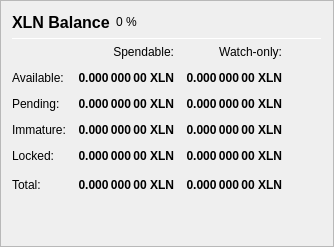
                   <widget class="QFrame" name="frame_Balances">
                    <property name="frameShape">
                     <enum>QFrame::StyledPanel</enum>
                    </property>
                    <property name="frameShadow">
                     <enum>QFrame::Raised</enum>
                    </property>
                    <layout class="QVBoxLayout" name="verticalLayout_4">
                     <item>
                      <layout class="QHBoxLayout" name="horizontalLayout_4">
                       <item>
                        <widget class="QLabel" name="label_5">
                         <property name="minimumSize">
                          <size>
                           <width>0</width>
                           <height>20</height>
                          </size>
                         </property>
                         <property name="font">
                          <font>
                           <pointsize>12</pointsize>
                           <weight>75</weight>
                           <bold>true</bold>
                          </font>
                         </property>
                         <property name="text">
                          <string>XLN Balance</string>
                         </property>
                        </widget>
                       </item>
                       <item>
                        <widget class="QLabel" name="labelXLNPercent">
                         <property name="text">
                          <string notr="true">0 %</string>
                         </property>
                         <property name="visible">
                           <bool>false</bool>
                         </property>
                        </widget>
                       </item>
                       <item>
                        <spacer name="horizontalSpacer_3">
                         <property name="orientation">
                          <enum>Qt::Horizontal</enum>
                         </property>
                         <property name="sizeHint" stdset="0">
                          <size>
                           <width>40</width>
                           <height>20</height>
                          </size>
                         </property>
                        </spacer>
                       </item>
                      </layout>
                     </item>
                     <item>
                      <widget class="Line" name="line_Balance">
                       <property name="minimumSize">
                        <size>
                         <width>0</width>
                         <height>1</height>
                        </size>
                       </property>
                       <property name="maximumSize">
                        <size>
                         <width>16777215</width>
                         <height>1</height>
                        </size>
                       </property>
                       <property name="orientation">
                        <enum>Qt::Horizontal</enum>
                       </property>
                      </widget>
                     </item>
                     <item>
                      <layout class="QGridLayout" name="gridLayout">
                       <property name="spacing">
                        <number>12</number>
                       </property>
                       <item row="0" column="1">
                        <widget class="QLabel" name="labelSpendable">
                         <property name="text">
                          <string>Spendable:</string>
                         </property>
                         <property name="alignment">
                          <set>Qt::AlignRight|Qt::AlignTrailing|Qt::AlignVCenter</set>
                         </property>
                        </widget>
                       </item>
                       <item row="0" column="2">
                        <widget class="QLabel" name="labelWatchonly">
                         <property name="text">
                          <string>Watch-only:</string>
                         </property>
                         <property name="alignment">
                          <set>Qt::AlignRight|Qt::AlignTrailing|Qt::AlignVCenter</set>
                         </property>
                        </widget>
                       </item>
                       <item row="1" column="0">
                        <widget class="QLabel" name="labelBalanceText">
                         <property name="text">
                          <string>Available:</string>
                         </property>
                        </widget>
                       </item>
                       <item row="1" column="1">
                        <widget class="QLabel" name="labelBalance">
                         <property name="font">
                          <font>
                           <weight>75</weight>
                           <bold>true</bold>
                          </font>
                         </property>
                         <property name="cursor">
                          <cursorShape>IBeamCursor</cursorShape>
                         </property>
                         <property name="toolTip">
                          <string>Your current spendable balance</string>
                         </property>
                         <property name="text">
                          <string notr="true">0.000 000 00 XLN</string>
                         </property>
                         <property name="alignment">
                          <set>Qt::AlignRight|Qt::AlignTrailing|Qt::AlignVCenter</set>
                         </property>
                         <property name="textInteractionFlags">
                          <set>Qt::LinksAccessibleByMouse|Qt::TextSelectableByKeyboard|Qt::TextSelectableByMouse</set>
                         </property>
                        </widget>
                       </item>
                       <item row="1" column="2">
                        <widget class="QLabel" name="labelWatchAvailable">
                         <property name="font">
                          <font>
                           <weight>75</weight>
                           <bold>true</bold>
                          </font>
                         </property>
                         <property name="cursor">
                          <cursorShape>IBeamCursor</cursorShape>
                         </property>
                         <property name="toolTip">
                          <string>Your current balance in watch-only addresses</string>
                         </property>
                         <property name="text">
                          <string notr="true">0.000 000 00 XLN</string>
                         </property>
                         <property name="alignment">
                          <set>Qt::AlignRight|Qt::AlignTrailing|Qt::AlignVCenter</set>
                         </property>
                         <property name="textInteractionFlags">
                          <set>Qt::LinksAccessibleByMouse|Qt::TextSelectableByKeyboard|Qt::TextSelectableByMouse</set>
                         </property>
                        </widget>
                       </item>
                       <item row="2" column="0">
                        <widget class="QLabel" name="labelPendingText">
                         <property name="text">
                          <string>Pending:</string>
                         </property>
                        </widget>
                       </item>
                       <item row="2" column="1">
                        <widget class="QLabel" name="labelUnconfirmed">
                         <property name="font">
                          <font>
                           <weight>75</weight>
                           <bold>true</bold>
                          </font>
                         </property>
                         <property name="cursor">
                          <cursorShape>IBeamCursor</cursorShape>
                         </property>
                         <property name="toolTip">
                          <string>Total of transactions that have yet to be confirmed, and do not yet count toward the spendable balance</string>
                         </property>
                         <property name="text">
                          <string notr="true">0.000 000 00 XLN</string>
                         </property>
                         <property name="alignment">
                          <set>Qt::AlignRight|Qt::AlignTrailing|Qt::AlignVCenter</set>
                         </property>
                         <property name="textInteractionFlags">
                          <set>Qt::LinksAccessibleByMouse|Qt::TextSelectableByKeyboard|Qt::TextSelectableByMouse</set>
                         </property>
                        </widget>
                       </item>
                       <item row="2" column="2">
                        <widget class="QLabel" name="labelWatchPending">
                         <property name="font">
                          <font>
                           <weight>75</weight>
                           <bold>true</bold>
                          </font>
                         </property>
                         <property name="cursor">
                          <cursorShape>IBeamCursor</cursorShape>
                         </property>
                         <property name="toolTip">
                          <string>Unconfirmed transactions to watch-only addresses</string>
                         </property>
                         <property name="text">
                          <string notr="true">0.000 000 00 XLN</string>
                         </property>
                         <property name="alignment">
                          <set>Qt::AlignRight|Qt::AlignTrailing|Qt::AlignVCenter</set>
                         </property>
                         <property name="textInteractionFlags">
                          <set>Qt::LinksAccessibleByMouse|Qt::TextSelectableByKeyboard|Qt::TextSelectableByMouse</set>
                         </property>
                        </widget>
                       </item>
                       <item row="3" column="0">
                        <widget class="QLabel" name="labelImmatureText">
                         <property name="text">
                          <string>Immature:</string>
                         </property>
                        </widget>
                       </item>
                       <item row="3" column="1">
                        <widget class="QLabel" name="labelImmature">
                         <property name="font">
                          <font>
                           <weight>75</weight>
                           <bold>true</bold>
                          </font>
                         </property>
                         <property name="cursor">
                          <cursorShape>IBeamCursor</cursorShape>
                         </property>
                         <property name="toolTip">
                          <string>Staked or masternode rewards that has not yet matured</string>
                         </property>
                         <property name="text">
                          <string notr="true">0.000 000 00 XLN</string>
                         </property>
                         <property name="alignment">
                          <set>Qt::AlignRight|Qt::AlignTrailing|Qt::AlignVCenter</set>
                         </property>
                         <property name="textInteractionFlags">
                          <set>Qt::LinksAccessibleByMouse|Qt::TextSelectableByKeyboard|Qt::TextSelectableByMouse</set>
                         </property>
                        </widget>
                       </item>
                       <item row="3" column="2">
                        <widget class="QLabel" name="labelWatchImmature">
                         <property name="font">
                          <font>
                           <weight>75</weight>
                           <bold>true</bold>
                          </font>
                         </property>
                         <property name="cursor">
                          <cursorShape>IBeamCursor</cursorShape>
                         </property>
                         <property name="toolTip">
                          <string>Staked or masternode rewards in watch-only addresses that has not yet matured</string>
                         </property>
                         <property name="text">
                          <string notr="true">0.000 000 00 XLN</string>
                         </property>
                         <property name="alignment">
                          <set>Qt::AlignRight|Qt::AlignTrailing|Qt::AlignVCenter</set>
                         </property>
                         <property name="textInteractionFlags">
                          <set>Qt::LinksAccessibleByMouse|Qt::TextSelectableByKeyboard|Qt::TextSelectableByMouse</set>
                         </property>
                        </widget>
                       </item>
                       <item row="4" column="0">
                        <widget class="QLabel" name="labelLockedBalanceText">
                         <property name="toolTip">
                          <string>Locked XLN or Masternode collaterals. These are excluded from zXLN minting.</string>
                         </property>
                         <property name="text">
                          <string>Locked:</string>
                         </property>
                        </widget>
                       </item>
                       <item row="4" column="1">
                        <widget class="QLabel" name="labelLockedBalance">
                         <property name="font">
                          <font>
                           <weight>75</weight>
                           <bold>true</bold>
                          </font>
                         </property>
                         <property name="cursor">
                          <cursorShape>IBeamCursor</cursorShape>
                         </property>
                         <property name="toolTip">
                          <string>Locked XLN or Masternode collaterals. These are excluded from zXLN minting.</string>
                         </property>
                         <property name="text">
                          <string notr="true">0.000 000 00 XLN</string>
                         </property>
                         <property name="alignment">
                          <set>Qt::AlignRight|Qt::AlignTrailing|Qt::AlignVCenter</set>
                         </property>
                         <property name="textInteractionFlags">
                          <set>Qt::LinksAccessibleByMouse|Qt::TextSelectableByKeyboard|Qt::TextSelectableByMouse</set>
                         </property>
                        </widget>
                       </item>
                       <item row="4" column="2">
                        <widget class="QLabel" name="labelWatchLocked">
                         <property name="font">
                          <font>
                           <weight>75</weight>
                           <bold>true</bold>
                          </font>
                         </property>
                         <property name="cursor">
                          <cursorShape>IBeamCursor</cursorShape>
                         </property>
                         <property name="toolTip">
                          <string>Current locked balance in watch-only addresses</string>
                         </property>
                         <property name="text">
                          <string notr="true">0.000 000 00 XLN</string>
                         </property>
                         <property name="alignment">
                          <set>Qt::AlignRight|Qt::AlignTrailing|Qt::AlignVCenter</set>
                         </property>
                         <property name="textInteractionFlags">
                          <set>Qt::LinksAccessibleByMouse|Qt::TextSelectableByKeyboard|Qt::TextSelectableByMouse</set>
                         </property>
                        </widget>
                       </item>
                       <item row="5" column="0">
                        <widget class="QLabel" name="labelTotalText">
                         <property name="text">
                          <string>Total:</string>
                         </property>
                         <property name="toolTip">
                          <string>Your current Lunarium balance, unconfirmed and immature transactions included</string>
                         </property>
                        </widget>
                       </item>
                       <item row="5" column="1">
                        <widget class="QLabel" name="labelTotal">
                         <property name="font">
                          <font>
                           <weight>75</weight>
                           <bold>true</bold>
                          </font>
                         </property>
                         <property name="cursor">
                          <cursorShape>IBeamCursor</cursorShape>
                         </property>
                         <property name="toolTip">
                          <string>Your current Lunarium balance, unconfirmed and immature transactions included</string>
                         </property>
                         <property name="text">
                          <string notr="true">0.000 000 00 XLN</string>
                         </property>
                         <property name="alignment">
                          <set>Qt::AlignRight|Qt::AlignTrailing|Qt::AlignVCenter</set>
                         </property>
                         <property name="textInteractionFlags">
                          <set>Qt::LinksAccessibleByMouse|Qt::TextSelectableByKeyboard|Qt::TextSelectableByMouse</set>
                         </property>
                        </widget>
                       </item>
                       <item row="5" column="2">
                        <widget class="QLabel" name="labelWatchTotal">
                         <property name="font">
                          <font>
                           <weight>75</weight>
                           <bold>true</bold>
                          </font>
                         </property>
                         <property name="cursor">
                          <cursorShape>IBeamCursor</cursorShape>
                         </property>
                         <property name="toolTip">
                          <string>Current total balance in watch-only addresses</string>
                         </property>
                         <property name="text">
                          <string notr="true">0.000 000 00 XLN</string>
                         </property>
                         <property name="alignment">
                          <set>Qt::AlignRight|Qt::AlignTrailing|Qt::AlignVCenter</set>
                         </property>
                         <property name="textInteractionFlags">
                          <set>Qt::LinksAccessibleByMouse|Qt::TextSelectableByKeyboard|Qt::TextSelectableByMouse</set>
                         </property>
                        </widget>
                       </item>
                       <item row="5" column="3">
                        <spacer name="horizontalSpacer_9">
                         <property name="orientation">
                          <enum>Qt::Horizontal</enum>
                         </property>
                         <property name="sizeHint" stdset="0">
                          <size>
                           <width>40</width>
                           <height>20</height>
                          </size>
                         </property>
                        </spacer>
                       </item>
                      </layout>
                     </item>
                     <item>
                      <spacer name="verticalSpacer_3">
                       <property name="orientation">
                        <enum>Qt::Vertical</enum>
                       </property>
                       <property name="sizeHint" stdset="0">
                        <size>
                         <width>20</width>
                         <height>40</height>
                        </size>
                       </property>
                      </spacer>
                     </item>
                    </layout>
                   </widget>
